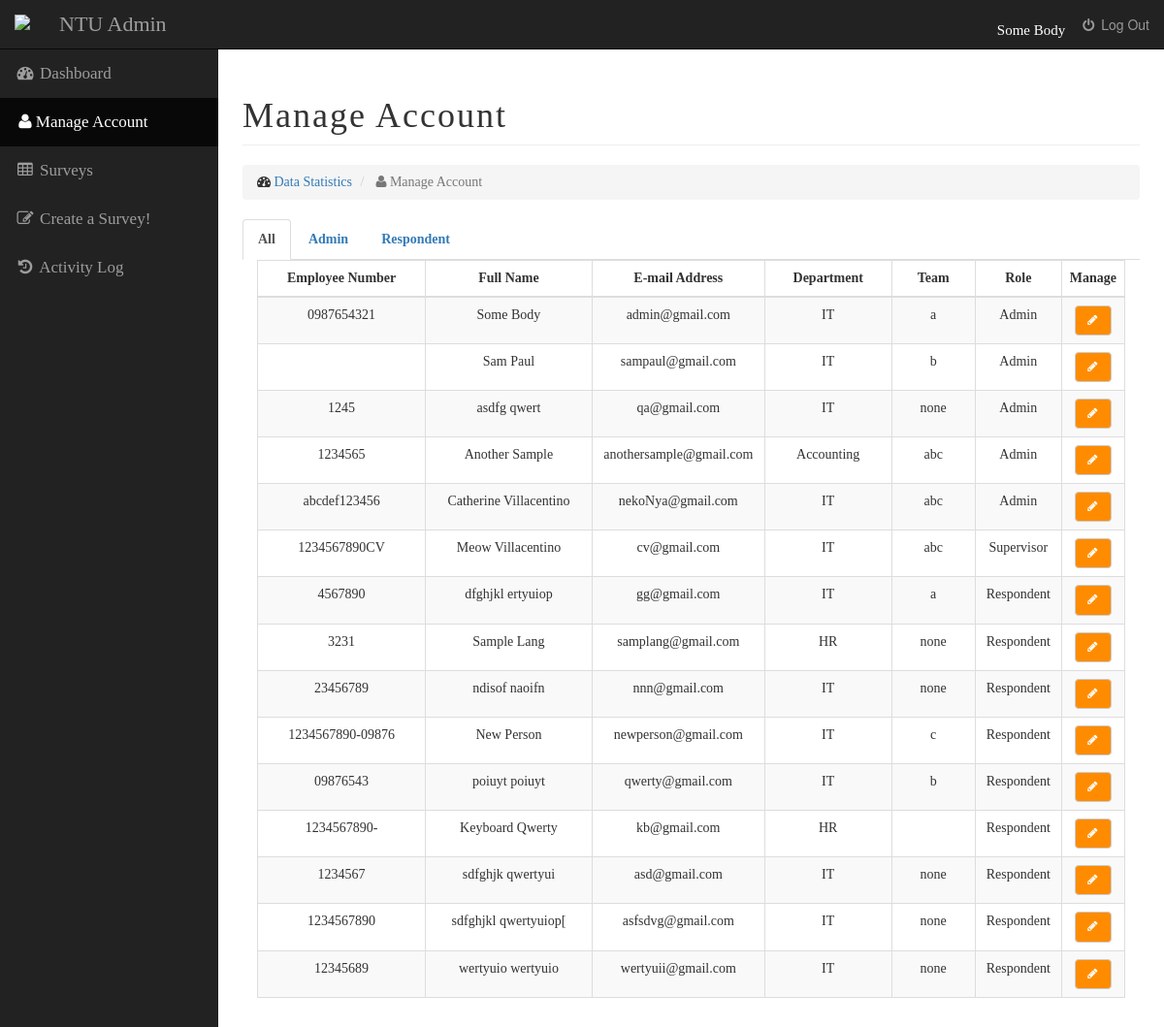
/admin/manage.php (signed in), run on the app's committed database.
### tables this page shows
CREATE TABLE `user` (
  `userId` int(11) NOT NULL AUTO_INCREMENT,
  `type` enum('Admin','Supervisor','Respondent') NOT NULL DEFAULT 'Respondent',
  `firstName` varchar(45) NOT NULL,
  `lastName` varchar(45) NOT NULL,
  `department` varchar(45) NOT NULL,
  `team` varchar(45) NOT NULL DEFAULT 'none',
  `email` varchar(45) NOT NULL,
  `password` varchar(45) NOT NULL,
  `status` binary(1) DEFAULT NULL,
  `empNum` varchar(45) NOT NULL,
  PRIMARY KEY (`userId`),
  UNIQUE KEY `userid_UNIQUE` (`userId`),
  UNIQUE KEY `email_UNIQUE` (`email`)
);

### admin/manage.php (the view, shortened to what this page needs)
<?php
        $ntu_survey = new mysqli("localhost", "root", "", "ntu_survey");
    ?>
<!DOCTYPE html>
<html lang="en">
<head>
    <link href="css/bootstrap.min.css" rel="stylesheet">
    <link href="css/sb-admin.css" rel="stylesheet">
    <link href="css/style.css" rel="stylesheet" type="text/css">
    <link href="font-awesome/css/font-awesome.min.css" rel="stylesheet" type="text/css">
</head>
<body>
    <div id="wrapper">
       <nav class="navbar navbar-inverse navbar-fixed-top" role="navigation">
            <div class="navbar-header">
                <a href="../admin/index.php"><img src="../landing/img/lg.png" class="navbar-brand"></a>
                <a class="navbar-brand branding" href="../admin/index.php">NTU Admin</a>
            </div>
            <ul class="nav navbar-right top-nav">
                 <li class="welcomeMessage">
                     <br>
                     <?php
                                $email = $_SESSION['username'];
                                $sql="SELECT firstname, lastname FROM user WHERE email = '$email'";
                                if ($result=mysqli_query($ntu_survey,$sql)){
                                    while ($row=mysqli_fetch_row($result)){
                                        printf ("%s %s \n",$row[0],$row[1]);
                                    }
                                    }
                    ?>
                </li>
                <li>
                    <a href="../landing/index.php" name="Logout"><i class="fa fa-fw fa-power-off"></i> Log Out</a>
                </li>
            </ul>
            <div class="collapse navbar-collapse navbar-ex1-collapse">
                <ul class="nav navbar-nav side-nav navigation">
                    <li>
                        <a href="index.php"><i class="fa fa-fw fa-dashboard"></i> Dashboard</a>
                    </li>
                    <li class="active">
                        <a href="manage.php"><i class="fa fa-fw fa-user"></i>Manage Account</a>
                    </li>
                    <li >
                        <a href="survey.php"><i class="fa fa-fw fa-table"></i> Surveys</a>
                    </li>
                    <li >
                        <a href="create.php"><i class="fa fa-fw fa-edit"></i> Create a Survey!</a>
                    </li>
                    <li >
                        <a href="log.php"><i class="fa fa-fw fa-history"></i> Activity Log</a>
                    </li>
                </ul>
            </div>
        </nav>
        <div id="page-wrapper">
            <div class="container-fluid">
                <div class="row font">
                    <div class="col-lg-12">
                        <h1 class="page-header head">
                            Manage Account
                        </h1>
                        <ol class="breadcrumb">
                            <li>
                                <i class="fa fa-dashboard"></i>  <a href="index.php">Data Statistics</a>
                            </li>
                            <li class="active">
                                <i class="fa fa-user"></i> Manage Account
                            </li>
                        </ol>
                    </div>
                </div>
                <div class="row font">
                    <div class="col-lg-12">
                        <ul  class="nav nav-tabs ">
                            <li class="active" > <a href="#all" data-target="#all" data-toggle="tab"><strong>All</strong></a>  </li>
                            <li  ><a  href="#admin" data-target="#admin" data-toggle="tab"><strong>Admin</strong></a> <li>
                            <li  ><a  href="#respondent" data-target="#respondent" data-toggle="tab"><strong>Respondent</strong></a> <li>
                        </ul>
                        <div class="tab-content clearfix">
                            <div class="tab-pane fade in active" id="all">
                                <div class="col-lg-12">
                                    <div class="table-responsive">
                                        <table class="table table-bordered table-hover table-striped">
                                            <thead>
                                                <tr class="font">
                                                    <th class="text-center" style="width: 20%;" ><strong>Employee Number</strong></th>
                                                    <th class="text-center" style="width: 20%;" ><strong>Full Name</strong></th>
                                                    <th class="text-center" style="width: 20%;" ><strong>E-mail Address</strong></th>
                                                    <th class="text-center" style="width: 15%;" ><strong>Department</strong></th>
                                                    <th class="text-center" style="width: 10%;" ><strong>Team</strong></th>
                                                    <th class="text-center" style="width: 10%;" ><strong>Role</strong></th>
                                                    <th class="text-center" style="width: 10%;" ><strong>Manage</strong></th>
                                                </tr>
                                            </thead>
                                                <?php
                                                    $user="SELECT empNum, CONCAT(firstName, ' ', lastName)'name', email, department, team, type, userId FROM user ORDER BY type ASC, lastname ASC ";
                                                    if ($result=mysqli_query($ntu_survey, $user)) {
                                                        if(mysqli_num_rows($result) > 0) {
                                                           while ($row=mysqli_fetch_assoc($result)) {
                                                                echo "<tr>";
                                                                echo "<td class='text-center'>".$row['empNum']."</td>";
                                                                echo "<td class='text-center'>".$row['name']."</td>";
                                                                echo "<td class='text-center'>".$row['email']."</td>";
                                                                echo "<td class='text-center'>".$row['department']."</td>";
                                                                echo "<td class='text-center'>".$row['team']."</td>";
                                                                echo "<td class='text-center'>".$row['type']."</td>";
                                                                echo "<td class='text-center'>
                                                                    <form action='manage.php' method='POST'>
                                                                        <a href='editAccount.php?id=". $row['userId'] ."'><button type='button' class='btn btn-default manage' name='editA'><i class='fa fa-pencil' aria-hidden='true'></i></button></a>
                                                                    </form>
                                                                </td>";
                                                                echo "</tr>";
                                                            }
                                                        }
                                                    }
                                                ?>
                                        </table>
                                    </div>
                                </div>
                            </div>
                        </div>
                    </div>
                </div>
            </div>
        </div>
    </div>
</body>
</html>

### respondent/css/sb-admin.css (style rules this page uses)
body { margin-top: 100px; background-color: #222; }
@media (min-width:768px) { body { margin-top: 50px; } }
#wrapper { padding-left: 0; }
#page-wrapper { width: 100%; padding: 0; background-color: #fff; }
@media (min-width:768px) { #wrapper { padding-left: 225px; } }
@media (min-width:768px) { #page-wrapper { padding: 10px; } }
.top-nav { padding: 0 15px; }
.top-nav>li { display: inline-block; float: left; }
.top-nav>li>a { padding-top: 15px; padding-bottom: 15px; line-height: 20px; color: #999; }
@media (min-width:768px) { .side-nav { position: fixed; top: 51px; left: 225px; width: 225px; margin-left: -225px; border: none; border-radius: 0; overflow-y: auto; background-color: #222; bottom: 0; overflow-x: hidden; padding-bottom: 40px; } }
@media (min-width:768px) { .side-nav>li>a { width: 225px; } }

### admin/css/style.css (style rules this page uses)
.navigation { font-size: 17px; font-family: Myriad; }
.welcomeMessage { color: white; font-size: 15px; font-family: Myriad; }
.branding { font-family: Myriad; font-size: 22px; }
.font { font-family: Myriad; }
.manage { background-color: darkorange; }
.btn { font-family: Tahoma; color: white; font-size: 12px; letter-spacing: 1px; }
.head { font-family: Tahoma; letter-spacing: 2px; }

### data on the page
user: firstName "Some", lastName "Body", empNum "0987654321", name "Some Body", email "admin@gmail.com", department "IT", team "a", type "Admin"
user: name "Sam Paul", email "sampaul@gmail.com", department "IT", team "b", type "Admin"
user: empNum "1245", name "asdfg qwert", email "qa@gmail.com", department "IT", team "none", type "Admin"
user: empNum "1234565", name "Another Sample", email "anothersample@gmail.com", department "Accounting", team "abc", type "Admin"
user: empNum "abcdef123456", name "Catherine Villacentino", email "nekoNya@gmail.com", department "IT", team "abc", type "Admin"
user: empNum "1234567890CV", name "Meow Villacentino", email "cv@gmail.com", department "IT", team "abc", type "Supervisor"
user: empNum "4567890", name "dfghjkl ertyuiop", email "gg@gmail.com", department "IT", team "a", type "Respondent"
user: empNum "3231", name "Sample Lang", email "samplang@gmail.com", department "HR", team "none", type "Respondent"
user: empNum "23456789", name "ndisof naoifn", email "nnn@gmail.com", department "IT", team "none", type "Respondent"
user: empNum "1234567890-09876", name "New Person", email "newperson@gmail.com", department "IT", team "c", type "Respondent"
user: empNum "09876543", name "poiuyt poiuyt", email "qwerty@gmail.com", department "IT", team "b", type "Respondent"
user: empNum "1234567890-", name "Keyboard Qwerty", email "kb@gmail.com", department "HR", type "Respondent"
user: empNum "1234567", name "sdfghjk qwertyui", email "asd@gmail.com", department "IT", team "none", type "Respondent"
user: empNum "1234567890", name "sdfghjkl qwertyuiop[", email "asfsdvg@gmail.com", department "IT", team "none", type "Respondent"
user: empNum "12345689", name "wertyuio wertyuio", email "wertyuii@gmail.com", department "IT", team "none", type "Respondent"
